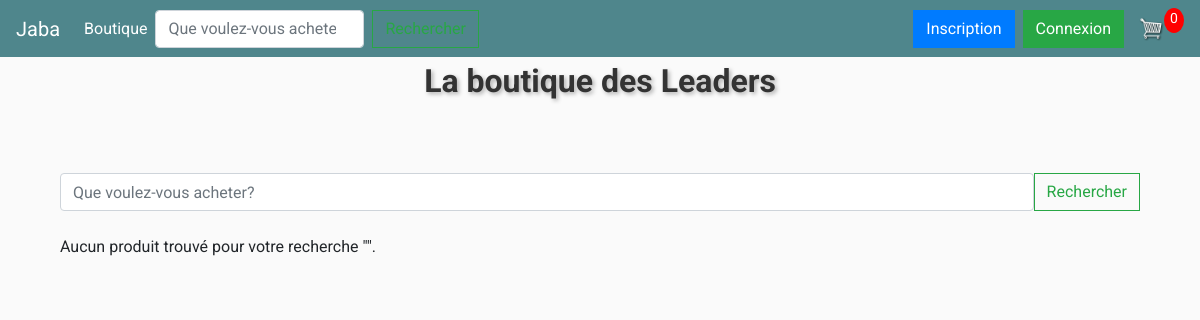
Before: / with the older database file.
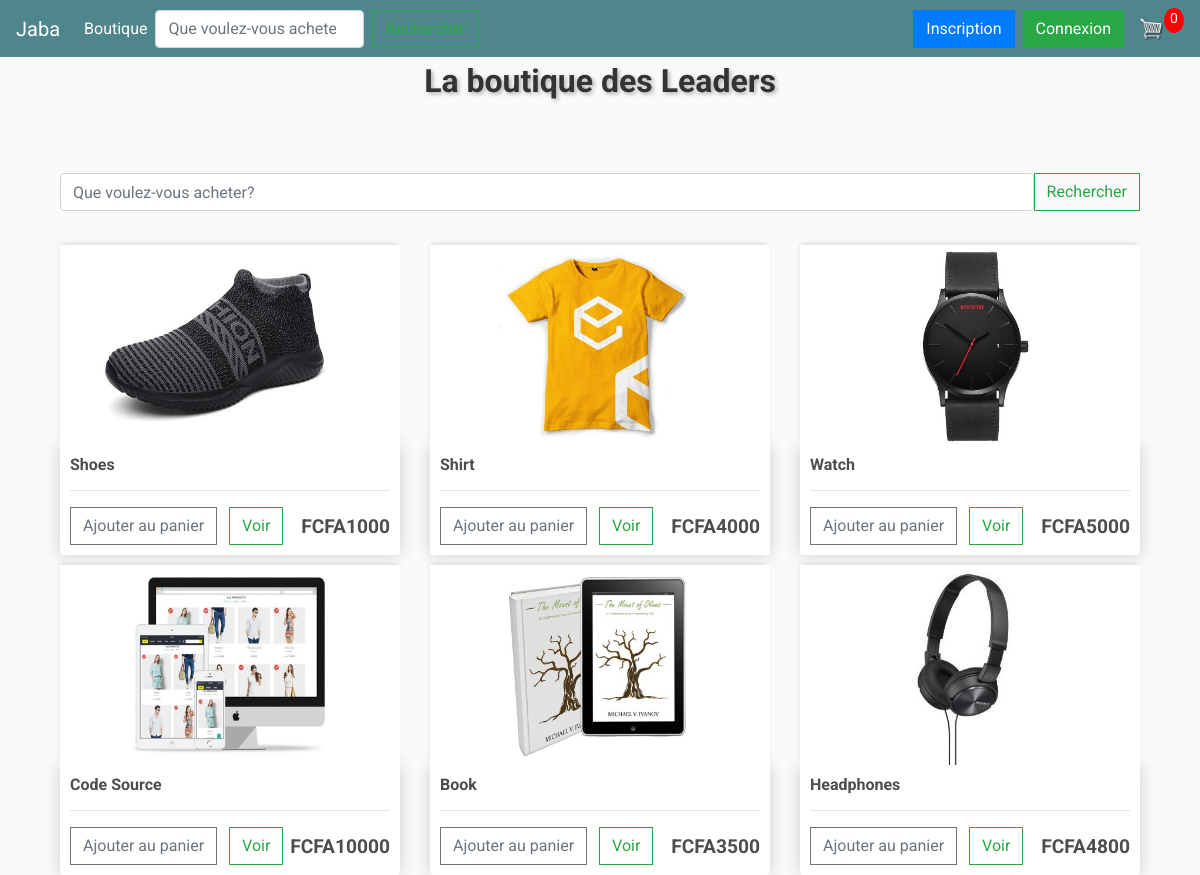
After: the same page with the newer database file.
### store/models.py (models this page shows, shortened)
class Product(models.Model):
    name = models.CharField(max_length=200)
    price = models.IntegerField()
    digital = models.BooleanField(default=False, null=True, blank=True)
    image = models.ImageField(null=True, blank=True)
    @property
    def imageURL(self):
        try:
            url = self.image.url
        except:
            url = ''
        return url

### store/views.py (the view)
# urls.py: path('', include('store.urls')),
def store(request):
    data = cartData(request)
    cartItems = data['cartItems']
    products = Product.objects.all()
    context = {'products': products, 'cartItems': cartItems}
    return render(request, 'store/store.html', context)

### store/utils.py (called while the page is built, shortened)
def cookieCart(request):
	try:
		cart = json.loads(request.COOKIES['cart'])
	except:
		cart = {}
		print('CART:', cart)
	items = []
	order = {'get_cart_total':0, 'get_cart_items':0, 'shipping':False}
	cartItems = order['get_cart_items']
	return {'cartItems':cartItems ,'order':order, 'items':items}

def cartData(request):
	if request.user.is_authenticated:
		customer = request.user.customer
		order, created = Order.objects.get_or_create(customer=customer, complete=False)
		items = order.orderitem_set.all()
		cartItems = order.get_cart_items
	else:
		cookieData = cookieCart(request)
		cartItems = cookieData['cartItems']
		order = cookieData['order']
		items = cookieData['items']
	return {'cartItems':cartItems ,'order':order, 'items':items}

### store/templates/store/store.html
{% extends 'store/main.html' %}
{% load static %}
{% block content %}
<div class="container mt-4">
    <div class="row">
        <div class="col-12">
            <form class="d-flex mb-4" role="search" method="get" action="{% url 'store' %}">
                <input class="form-control me-2" type="search" placeholder="Que voulez-vous acheter?" aria-label="Search" name="q" value="{{ search_query|default:'' }}">
                <button class="btn btn-outline-success" type="submit">Rechercher</button>
            </form>
        </div>
    </div>
    {% if products %}
    <div class="row">
        {% for product in products %}
        <div class="col-lg-4">
            <img class="thumbnail" src="{{ product.imageURL }}">
            <div class="box-element product">
                <h6><strong>{{ product.name }}</strong></h6>
                <hr>
                <div class="d-flex justify-content-between align-items-center">
                    <div>
                        <button data-product="{{ product.id }}" data-action="add" class="btn btn-outline-secondary add-btn update-cart">Ajouter au panier</button>
                        <a class="btn btn-outline-success ml-2" href="#">Voir</a>
                    </div>
                    <h4 class="mb-0" style="font-size: 1.2rem;"><strong>FCFA{{ product.price }}</strong></h4>
                </div>
            </div>
        </div>
        {% endfor %}
    </div>
    {% else %}
    <div class="row">
        <div class="col-12">
            <p>Aucun produit trouvé pour votre recherche "{{ search_query }}".</p>
        </div>
    </div>
    {% endif %}
</div>
{% endblock content %}

### store/templates/store/main.html (shortened to what this page needs)
<!DOCTYPE html>
{% load static %}
<html>
<head>
    <link rel="stylesheet" href="https://stackpath.bootstrapcdn.com/bootstrap/4.4.1/css/bootstrap.min.css">
    <link rel="stylesheet" type="text/css" href="{% static 'css/main.css' %}">
</head>
<body>
    <nav class="navbar navbar-expand-lg navbar-dark bg-dark">
        <a class="navbar-brand" href="{% url 'store' %}">Jaba</a>
        <div class="collapse navbar-collapse" id="navbarSupportedContent">
            <ul class="navbar-nav mr-auto">
                <li class="nav-item active">
                    <a class="nav-link" href="{% url 'store' %}">Boutique <span class="sr-only">(current)</span></a>
                </li>
                <form class="form-inline my-2 my-lg-0" method="GET" action="{% url 'store' %}">
                    <input class="form-control mr-sm-2" type="search" placeholder="Que voulez-vous acheter?" aria-label="Search" name="q">
                    <button class="btn btn-outline-success my-2 my-sm-0" type="submit">Rechercher</button>
                </form>
            </ul>
            <div class="form-inline my-2 my-lg-0">
                {% if request.user.is_authenticated %}
                    <a href="#" class="btn btn-warning mr-2">{{ request.user.username }}</a>
                    <a href="{% url 'log_out' %}" class="btn btn-danger">Déconnexion</a>
                {% else %}
                    <a href="{% url 'sing_up' %}" class="btn btn-primary mr-2">Inscription</a>
                    <a href="{% url 'sing_in' %}" class="btn btn-success">Connexion</a>
                {% endif %}
                <a href="{% url 'cart' %}">
                    <img id="cart-icon" src="{% static 'images/cart.png' %}">
                </a>
                <p id="cart-total">{{ cartItems }}</p>
            </div>
        </div>
    </nav>
    <div class="container">
        <div class="site-title">La boutique des Leaders</div>
        <br>
        {% block content %}{% endblock content %}
    </div>
</body>
</html>

### static/css/main.css (style rules this page uses)
body { background-color: hsl(0, 0%, 98%); }
h1,h2,h3,h4,h5,h6 { color:hsl(0, 0%, 30%); }
.box-element { box-shadow:hsl(0, 0%, 80%) 0 0 16px; background-color: #fff; border-radius: 4px; padding: 10px; }
.thumbnail { width: 100%; height: 200px; -webkit-box-shadow: -1px -3px 5px -2px rgba(214,214,214,1); -moz-box-shadow: -1px -3px 5px -2px rgba(214,214,214,1); box-shadow: -1px -3px 5px -2px rgba(214,214,214,1); }
.product { border-radius: 0 0 4px 4px; }
.bg-dark { background-color: #4f868c!important; }
#cart-icon { width:25px; display: inline-block; margin-left: 15px; }
#cart-total { display: block; text-align: center; color:#fff; background-color: red; width: 20px; height: 25px; border-radius: 50%; font-size: 14px; }
.col-lg-4, .col-lg-6, .col-lg-8, .col-lg-12 { margin-top: 10px; }
.btn { border-radius: 0; }

### store/templates/store/main.html (style rules this page uses)
.site-title { font-size: 2rem; font-weight: bold; color: #333; margin-bottom: 20px; text-align: center; text-shadow: 2px 2px 4px rgba(0, 0, 0, 0.3); opacity: 0; transform: translateY(-20px); animation: fadeInUp 0.5s ease forwards; }
body, .navbar, .site-title { font-family: 'Roboto', sans-serif; }
.navbar { transition: background-color 0.3s ease; }

Changed rows visible on the page:
added Product: imageURL (picture), name "Shoes", price "1000"
added Product: imageURL (picture), name "Shirt", price "4000"
added Product: imageURL (picture), name "Watch", price "5000"
added Product: imageURL (picture), name "Code Source", price "10000"
added Product: imageURL (picture), name "Book", price "3500"
added Product: imageURL (picture), name "Headphones", price "4800"
Other visible differences:
text no longer shown: "Aucun produit trouvé pour votre recherche \" \"."
